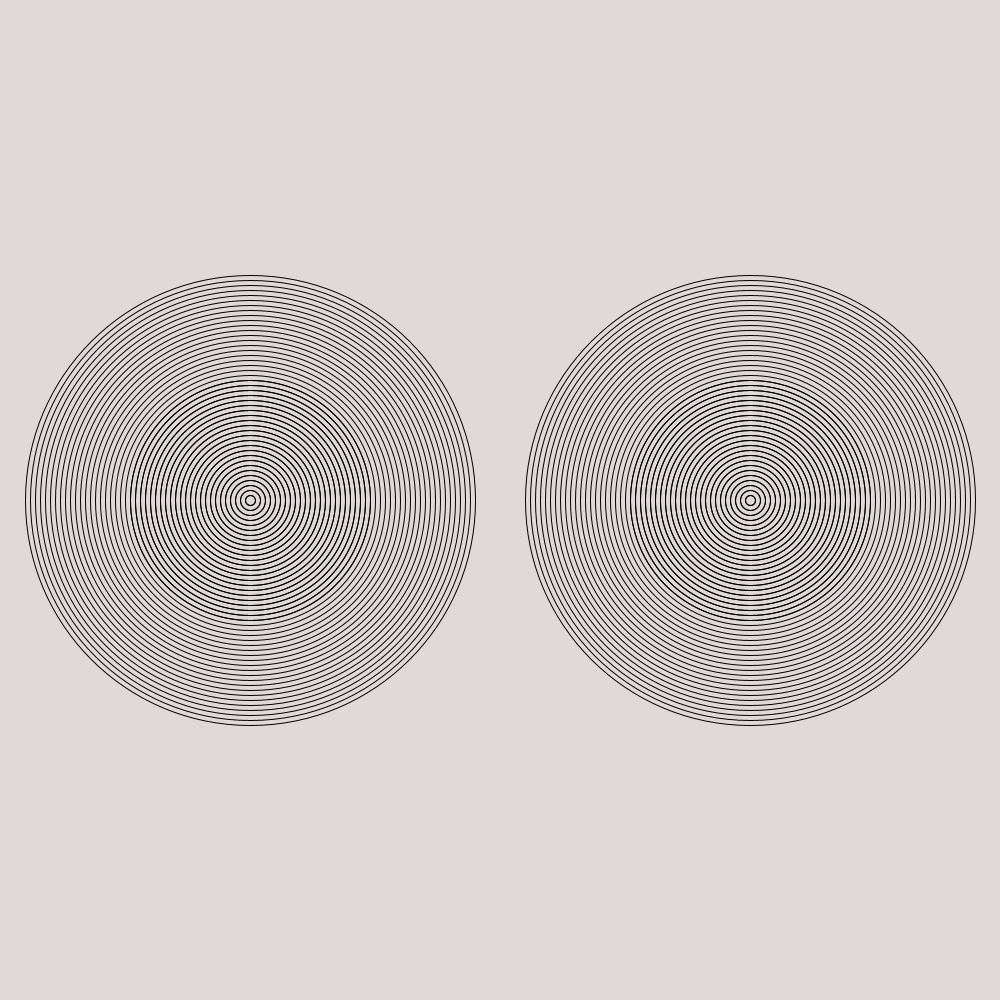
Frame 1 (no input)
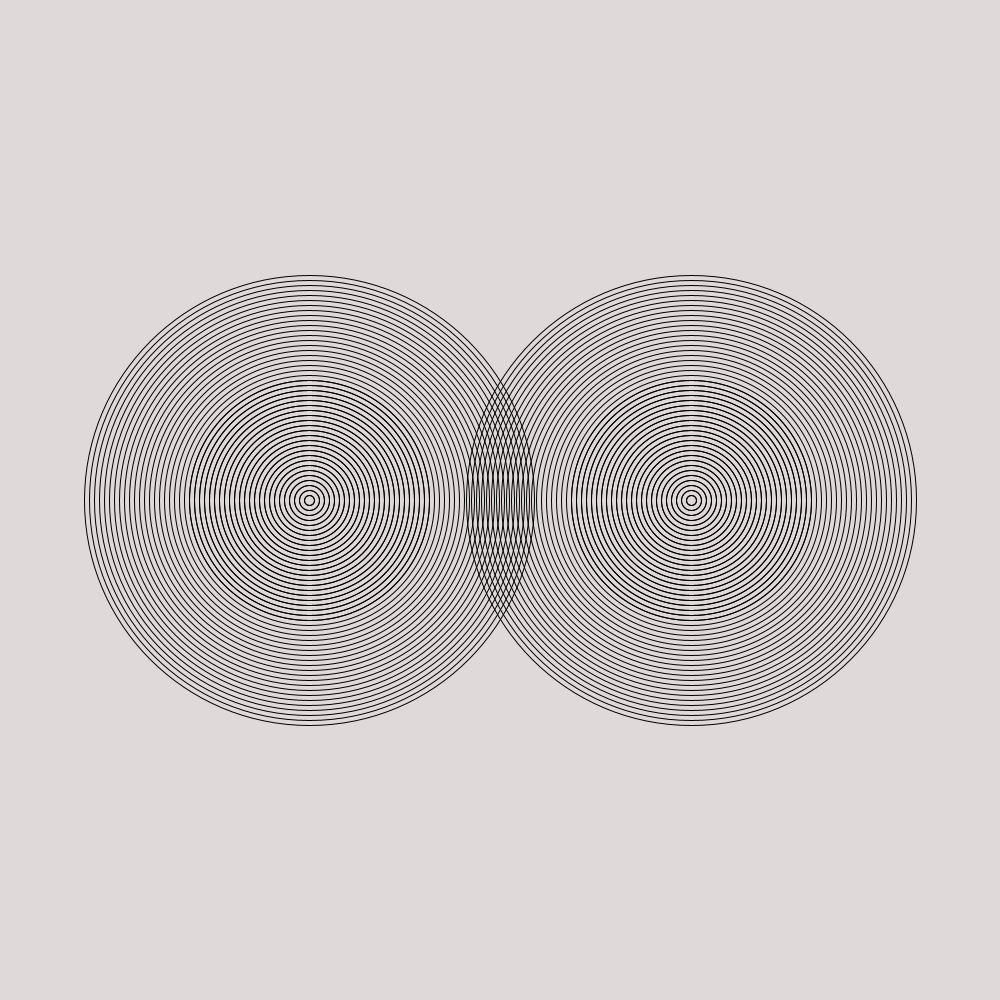
Frame 60 (the mouse pressed at the canvas centre just before this capture)
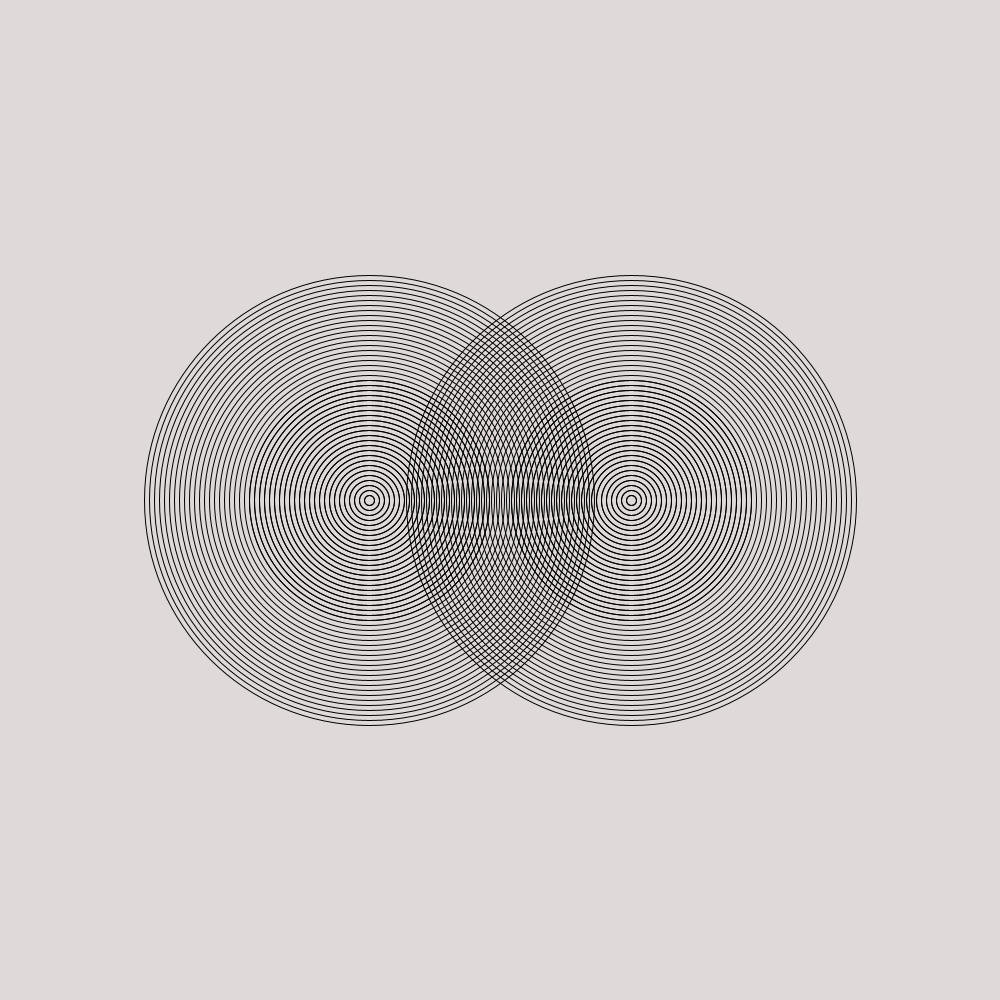
Frame 120 (the mouse held since frame 60 and released just before this capture)

The Processing sketch that drew these frames (run headless with seeded random() and noise(); from frame 60 on, the mouse is pressed at the canvas centre):

// Processing sketch: sketch_190822a
// ── sketch_190822a.pde
 int place = (250);
 
 
 int place2 =(750);

 
void setup(){
  size(1000,1000);
  
}
void draw(){
int size = 450;
 int size2 = (450);
 background(#E0D9D9);
 for(int i = 0; i < 70; i++){ 

   
  noFill();
 
   ellipse(place,500,size,size);
 


size = size -(10);
 }
if(place>0){
place++;
}
else if(place>1000){
  place--;
}
 
 for(int q = 0; q < 70; q++){ 
  
  noFill();
   ellipse(place2,500,size2,size2);
 
 

size2 = size2 -(10);
 


}
if(place>0){
place2--;
}
else if(place>1000){
  place2++;
}
else if(place<0){
 place2++ ;
}

}
